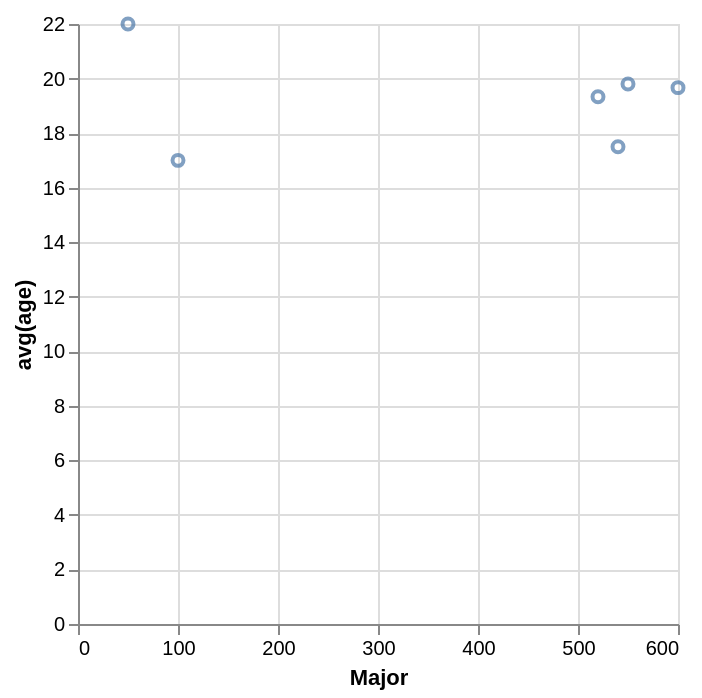

Vega-Lite specification for this chart:
### Vega-Lite specification from a JSON file in a GitHub repository (floating-point values rounded to 4 significant figures)
{"data": {"values": [{"x_data": 50, "y_data": 22}, {"x_data": 100, "y_data": 17}, {"x_data": 520, "y_data": 19.33}, {"x_data": 540, "y_data": 17.5}, {"x_data": 550, "y_data": 19.8}, {"x_data": 600, "y_data": 19.67}]}, "mark": "point", "encoding": {"x": {"field": "x_data", "type": "quantitative", "title": "Major"}, "y": {"field": "y_data", "type": "quantitative", "title": "avg(age)"}}}
